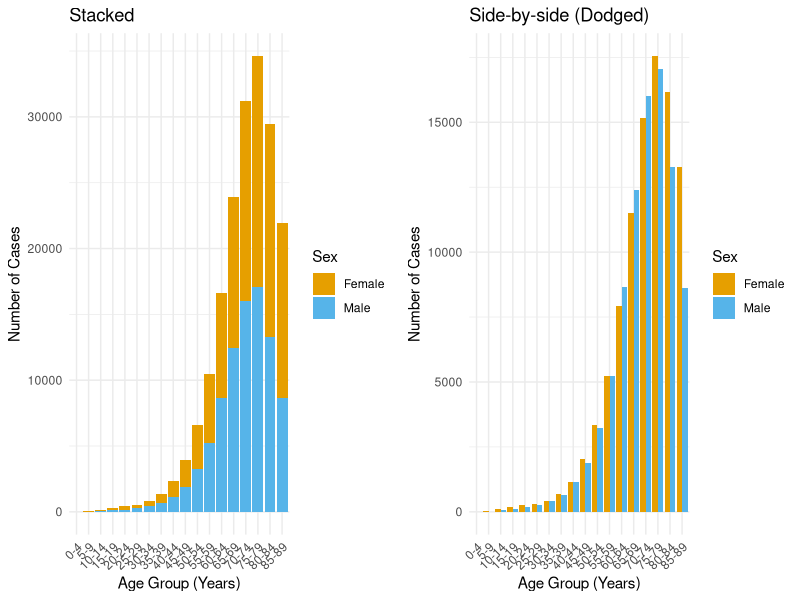
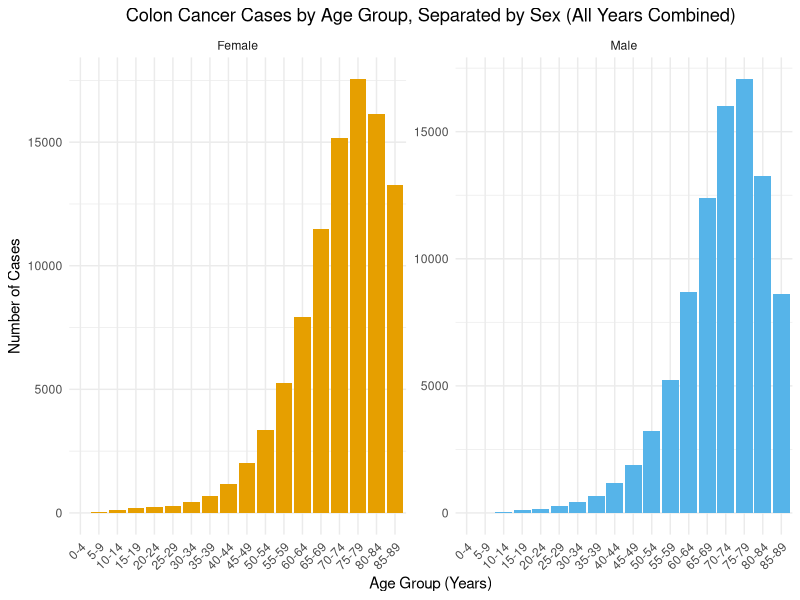
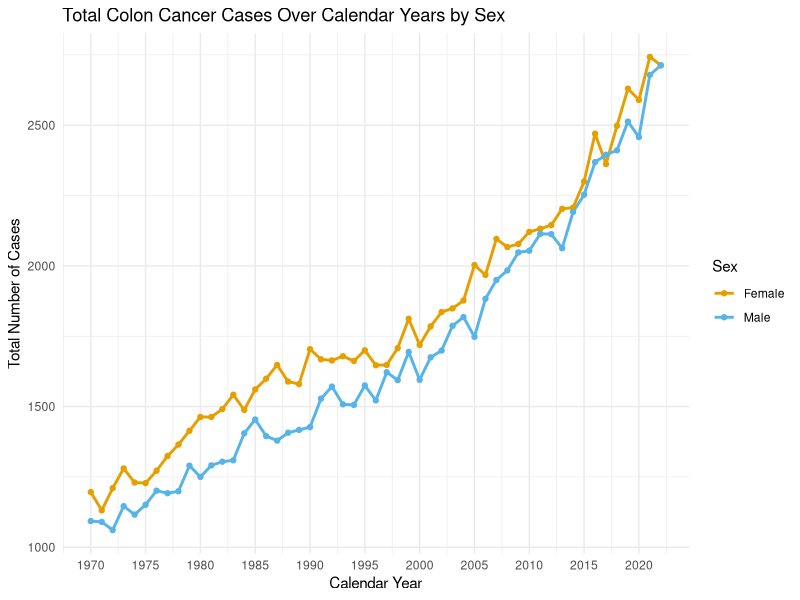
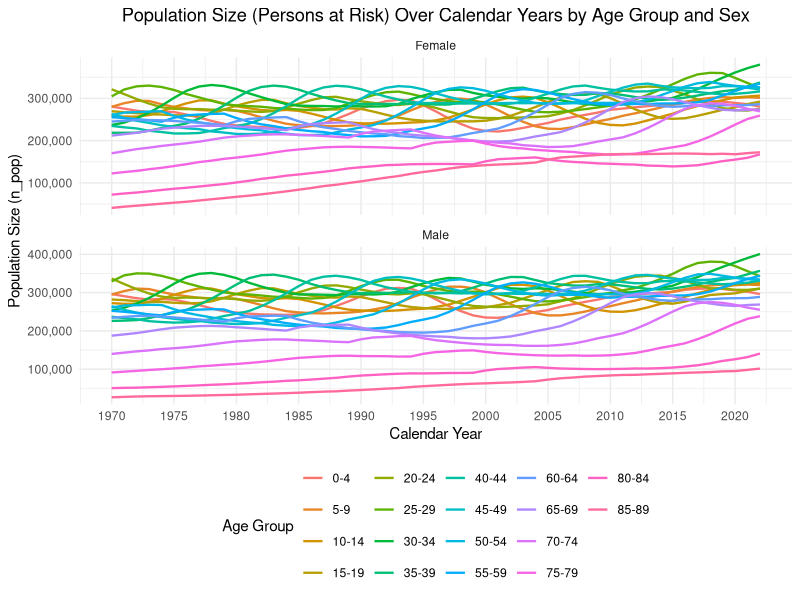
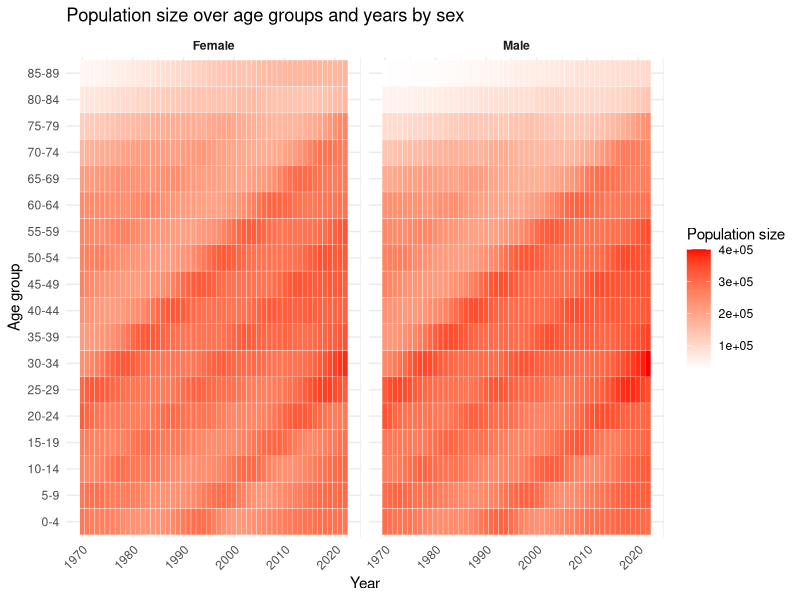
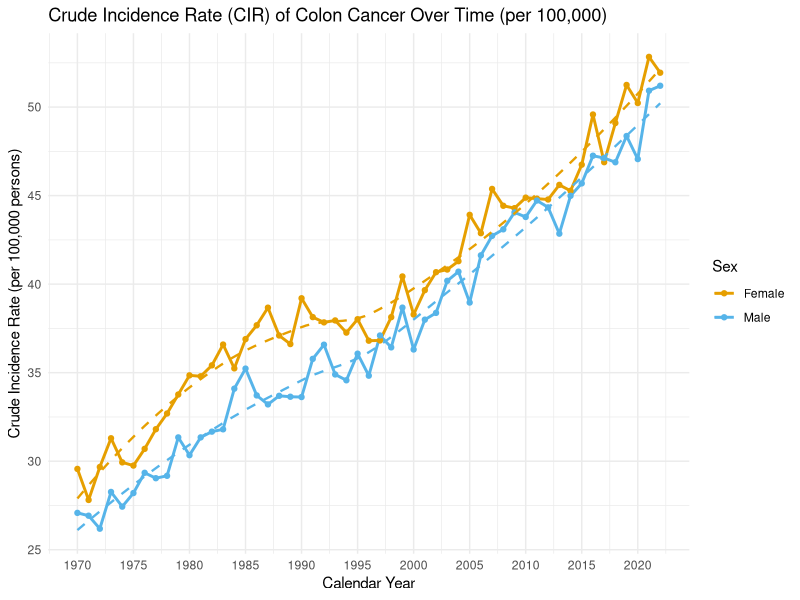

Write R code to recreate these figures, in order.
## ---- chunk 1
# Set random seed for reproducibility using birthdate YYMMDD
set.seed(022599)
setwd("D:/APPDATA/Coding/Biostatistics1")
# Load required packages, no additional packages used beyond base R
## ---- chunk 2
library(ggplot2)
library(grid)
## ---- chunk 3
cases <- read.delim("cases-1.tsv", sep = "\t", header = TRUE)
population <- read.delim("population-1.tsv", sep = "\t", header = TRUE)

# Renaming because it is called n here and n_pop in the other file
names(cases)[names(cases) == "n"] <- "n_cases"

cases$year <- as.numeric(as.character(cases$year))
population$year <- as.numeric(as.character(population$year))

cases$agegroup <- factor(cases$agegroup, levels = unique(cases$agegroup))
population$agegroup <- factor(population$agegroup, levels = unique(population$agegroup))
## ---- chunk 4
# Sum of cases per age group and sex across all years
cases_agg_total <- aggregate(n_cases ~ agegroup + sex, data = cases, FUN = sum)

# Stacked bars
p1 <- ggplot(cases_agg_total, aes(x = agegroup, y = n_cases, fill = sex)) +
  geom_bar(stat = "identity", position = "stack") +
  labs(
    title = "Stacked",
    x = "Age Group (Years)",
    y = "Number of Cases",
    fill = "Sex"
  ) +
  scale_fill_manual(values = c("Female" = "#E69F00", "Male" = "#56B4E9")) + 
  theme_minimal() +
  theme(axis.text.x = element_text(angle = 45, hjust = 1))

# Dodged bars
p1_alt <- ggplot(cases_agg_total, aes(x = agegroup, y = n_cases, fill = sex)) +
  geom_bar(stat = "identity", position = "dodge") +
  labs(
    title = "Side-by-side (Dodged)",
    x = "Age Group (Years)",
    y = "Number of Cases",
    fill = "Sex"
  ) +
  scale_fill_manual(values = c("Female" = "#E69F00", "Male" = "#56B4E9")) + 
  theme_minimal() +
  theme(axis.text.x = element_text(angle = 45, hjust = 1))

# Puting them next to each other
grid.newpage()
pushViewport(viewport(layout = grid.layout(1, 2)))

print(p1,     vp = viewport(layout.pos.row = 1, layout.pos.col = 1))
print(p1_alt, vp = viewport(layout.pos.row = 1, layout.pos.col = 2))
## ---- chunk 5
p1_faceted <- ggplot(cases_agg_total, aes(x = agegroup, y = n_cases, fill = sex)) +
  geom_bar(stat = "identity") +
  # Separating the data into panels by sex
  facet_wrap(~sex, scales = "free_y", ncol = 2) +
  labs(
    title = "Colon Cancer Cases by Age Group, Separated by Sex (All Years Combined)",
    x = "Age Group (Years)",
    y = "Number of Cases"
  ) +
  scale_fill_manual(values = c("Female" = "#E69F00", "Male" = "#56B4E9")) +
  theme_minimal() +
  theme(
    axis.text.x = element_text(angle = 45, hjust = 1),
    legend.position = "none", # Legend is not needed since panels are labelled
    plot.title = element_text(hjust = 0.5)
  )

print(p1_faceted)
## ---- chunk 6
# Sum of cases per year and sex
cases_yearly <- aggregate(n_cases ~ year + sex, data = cases, FUN = sum)

# Only showing every 5th year for cleaner x-axis labels (overlaps otherwise)
year_breaks <- seq(min(cases_yearly$year), max(cases_yearly$year), by = 5)

p2 <- ggplot(cases_yearly, aes(x = year, y = n_cases, color = sex)) +
  geom_line(linewidth = 1) +
  geom_point() +
  labs(
    title = "Total Colon Cancer Cases Over Calendar Years by Sex",
    x = "Calendar Year",
    y = "Total Number of Cases",
    color = "Sex"
  ) +
  scale_color_manual(values = c("Female" = "#E69F00", "Male" = "#56B4E9")) +
  scale_x_continuous(
    breaks = year_breaks,
    labels = as.character(year_breaks)
  ) +
  theme_minimal()

print(p2)
## ---- chunk 7
year_breaks_pop <- seq(min(population$year), max(population$year), by = 5)

# Line plot faceted by sex
p3 <- ggplot(population, aes(x = year, y = n_pop, color = agegroup, group = agegroup)) +
  geom_line(linewidth = 0.8) +
  facet_wrap(~sex, scales = "free_y", ncol = 1) + # Separate panels for Male and Female
  labs(
    title = "Population Size (Persons at Risk) Over Calendar Years by Age Group and Sex",
    x = "Calendar Year",
    y = "Population Size (n_pop)",
    color = "Age Group"
  ) +
  scale_x_continuous(
    breaks = year_breaks_pop,             # Using breaks every 5 years
    labels = as.character(year_breaks_pop)
  ) +
  scale_y_continuous(labels = scales::comma) + # Format y-axis labels
  # --------------------------
  theme_minimal() +
  theme(
    legend.position = "bottom", # Moving legend for better layout
    plot.title = element_text(hjust = 0.5) # Centering the title
  )

print(p3)
## ---- chunk 8
p31 <- ggplot(population, aes(x = year, y = agegroup, fill = n_pop)) +
  geom_tile(color = "white") +                   
  scale_fill_gradient(low = "white", high = "red") +
  facet_wrap(~sex) +                             
  labs(
    x = "Year",
    y = "Age group",
    fill = "Population size",
    title = "Population size over age groups and years by sex"
  ) +
  theme_minimal() +
  theme(
    axis.text.x = element_text(angle = 45, hjust = 1), 
    strip.text = element_text(face = "bold")          
  )

print(p31)
## ---- chunk 9
# --- Question 4a: Merging Data Frames ---
merged_data <- merge(cases, population, by = c("agegroup", "year", "sex"), all = TRUE)

# --- Question 4b: Checking for consistent age groups and years ---
check_merge <- merged_data[is.na(merged_data$n_cases) | is.na(merged_data$n_pop), ]

cat("\n--- Data Alignment Check ---\n")
if (nrow(check_merge) == 0) {
  cat("The 'cases' and 'population' files include the same combinations of age groups, years, and sex.\n")
} else {
  cat("The 'cases' and 'population' files do NOT include the same combinations. Missing values found:\n")
  cat("Number of combinations with missing data:", nrow(check_merge), "\n")
  print(check_merge)
}
cat("---\n\n")

# --- Question 4c: Creating Data Frame with Totals ---
# Removing rows with NA before accurate summation (if alignment check failed)
complete_merged_data <- merged_data[!is.na(merged_data$n_cases) & !is.na(merged_data$n_pop), ]

# Aggregating total cases and total population per year and sex
totals_yearly <- aggregate(
  cbind(total_cases = n_cases, total_population = n_pop) ~ year + sex,
  data = complete_merged_data,
  FUN = sum
)

# Printing the resulting data frame
cat("--- Data Frame with Yearly Totals ---\n")
print(totals_yearly)
cat("---\n")
## ---- chunk 10
# --- Version 1. Age-Specific Incidence Rate (ASIR) ---
merged_data$incidence_rate_asir <- merged_data$n_cases / merged_data$n_pop

# --- Version 2. Crude Incidence Rate (CIR) ---
totals_yearly$incidence_rate_cir <- totals_yearly$total_cases / totals_yearly$total_population

# Inspecting the new data frames (optional)
cat("--- Sample of Data with Age-Specific Incidence Rate ---\n")
print(head(merged_data[, c("agegroup", "year", "sex", "n_cases", "n_pop", "incidence_rate_asir")]))
cat("\n--- Data with Crude Incidence Rate ---\n")
print(totals_yearly)
## ---- chunk 11
# Showing every 5th year for cleaner x-axis labels
year_breaks_cir <- seq(min(totals_yearly$year), max(totals_yearly$year), by = 5)

# Convert rate to 'per 100,000' for better readbility
totals_yearly$cir_per_100k <- totals_yearly$incidence_rate_cir * 100000

p6 <- ggplot(totals_yearly, aes(x = year, y = cir_per_100k, color = sex)) +
  geom_line(linewidth = 1) +
  geom_point() +
  # Apply a smoother (e.g., LOESS or linear model 'lm')
  geom_smooth(method = "loess", se = FALSE, linetype = "dashed", linewidth = 0.8) +
  labs(
    title = "Crude Incidence Rate (CIR) of Colon Cancer Over Time (per 100,000)",
    x = "Calendar Year",
    y = "Crude Incidence Rate (per 100,000 persons)",
    color = "Sex"
  ) +
  scale_color_manual(values = c("Female" = "#E69F00", "Male" = "#56B4E9")) +
  scale_x_continuous(breaks = year_breaks_cir) +
  theme_minimal()

print(p6)
